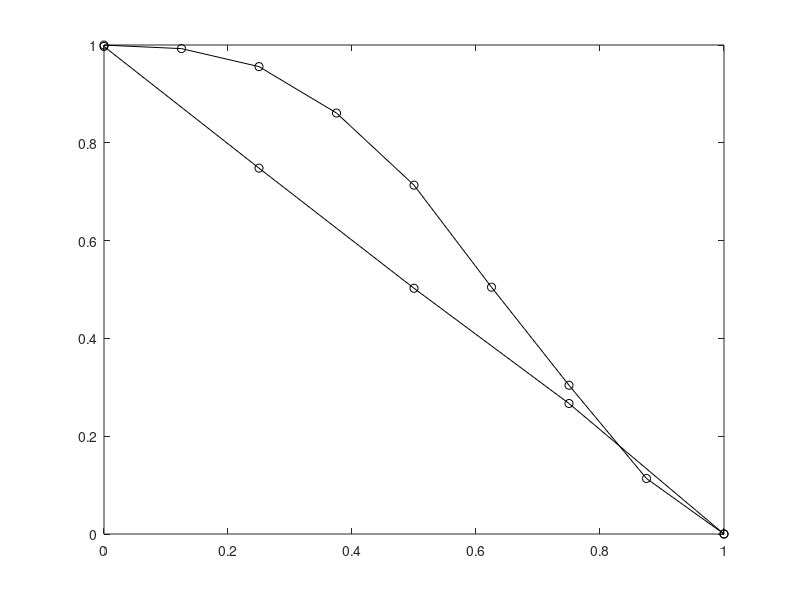

The MATLAB script that drew this image:
close all
clear all

% Retrieval method & Malicious nodes&Reliability&Responsiveness&Group bandwidth&Overlay bandwidth  \\
%                  &                &           &      (s)     & in/out (Bps)  &  in/out (Bps)     \\
%     fast         & 0.125          &           &              &               &                    \\
%     fast         & 0.25           &  0.7482   &    0.198     &  186/182      &    1186/1199      \\
%     fast         & 0.375          &           &              &               &                    \\
%     fast         & 0.5            &  0.5025   &    0.192     &  177/173      &    1180/1194      \\
%     fast         & 0.125          &           &              &               &                    \\
%     fast         & 0.75           &  0.2669   &    0.191     &  179/175      &    1179/1192      \\
%     fast         & 0.125          &           &              &               &                    \\

%     safe         & 0.125          &  0.9926   &    0.351     &  724/590      &   1187/1201  \\
%     safe         & 0.25           &  0.9558   &    0.356     &  721/588      &              \\
%     safe         & 0.375          &  0.8609   &    0.295     &  714/583      &   979/993    \\
%     safe         & 0.5            &  0.7134   &    0.346     &  717/587      &              \\
%     safe         & 0.625          &  0.5047   &    0.350     &  716/586      &   1188/1202  \\
%     safe         & 0.75           &  0.3042   &    0.350     &  715/581      &              \\
%     safe         & 0.875          &  0.1135   &    0.354     &  714/582      &   1188/1205  \\
%     safe         & 1.0            &  0.0      &    0.356     &  710/580      &   1183/1197  \\

safe_get_rel = [0.9998, 0.9926 , 0.9558 , 0.8609 , 0.7134 , 0.5047 , 0.3042 , 0.1135 , 0.0];

fast_get_rel = [0.9970, 0.7482, 0.5025 , 0.2669 , 0.0];

malicious_nodes_fast = [0.0, 0.25, 0.5, 0.75, 1.0];
malicious_nodes_safe = [0.0, 0.125 , 0.25, 0.375, 0.5, 0.625, 0.75, 0.875, 1.0];

plot(malicious_nodes_safe, safe_get_rel, 'ko-');
hold on
plot(malicious_nodes_fast, fast_get_rel, 'ko-');
